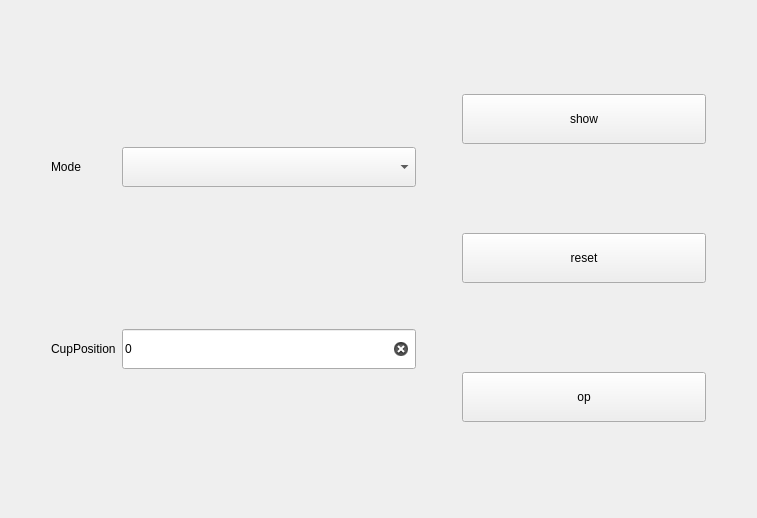
<?xml version="1.0" encoding="UTF-8"?>
<ui version="4.0">
 <class>SingleStepMixing</class>
 <widget class="QWidget" name="SingleStepMixing">
  <property name="geometry">
   <rect>
    <x>0</x>
    <y>0</y>
    <width>757</width>
    <height>518</height>
   </rect>
  </property>
  <property name="windowTitle">
   <string>Form</string>
  </property>
  <layout class="QHBoxLayout" name="horizontalLayout" stretch="0,3,0,2,0">
   <item>
    <spacer name="horizontalSpacer">
     <property name="orientation">
      <enum>Qt::Horizontal</enum>
     </property>
     <property name="sizeHint" stdset="0">
      <size>
       <width>40</width>
       <height>20</height>
      </size>
     </property>
    </spacer>
   </item>
   <item>
    <layout class="QGridLayout" name="gridLayout">
     <item row="0" column="1">
      <widget class="QComboBox" name="comboBox">
       <property name="minimumSize">
        <size>
         <width>0</width>
         <height>40</height>
        </size>
       </property>
       <property name="styleSheet">
        <string notr="true">QComboBox QAbstractItemView::item{height:50px;}</string>
       </property>
      </widget>
     </item>
     <item row="0" column="0">
      <widget class="QLabel" name="lab">
       <property name="text">
        <string>Mode</string>
       </property>
      </widget>
     </item>
     <item row="1" column="0">
      <widget class="QLabel" name="lab_2">
       <property name="text">
        <string>CupPosition</string>
       </property>
      </widget>
     </item>
     <item row="1" column="1">
      <widget class="QLineEdit" name="edit_0">
       <property name="minimumSize">
        <size>
         <width>0</width>
         <height>40</height>
        </size>
       </property>
       <property name="text">
        <string>0</string>
       </property>
       <property name="clearButtonEnabled">
        <bool>true</bool>
       </property>
      </widget>
     </item>
    </layout>
   </item>
   <item>
    <spacer name="horizontalSpacer_2">
     <property name="orientation">
      <enum>Qt::Horizontal</enum>
     </property>
     <property name="sizeHint" stdset="0">
      <size>
       <width>40</width>
       <height>20</height>
      </size>
     </property>
    </spacer>
   </item>
   <item>
    <layout class="QVBoxLayout" name="verticalLayout_2">
     <item>
      <widget class="QPushButton" name="btn_show">
       <property name="minimumSize">
        <size>
         <width>0</width>
         <height>50</height>
        </size>
       </property>
       <property name="text">
        <string>show</string>
       </property>
      </widget>
     </item>
     <item>
      <widget class="QPushButton" name="btn_reset">
       <property name="minimumSize">
        <size>
         <width>0</width>
         <height>50</height>
        </size>
       </property>
       <property name="text">
        <string>reset</string>
       </property>
      </widget>
     </item>
     <item>
      <widget class="QPushButton" name="btn">
       <property name="minimumSize">
        <size>
         <width>0</width>
         <height>50</height>
        </size>
       </property>
       <property name="text">
        <string>op</string>
       </property>
      </widget>
     </item>
    </layout>
   </item>
   <item>
    <spacer name="horizontalSpacer_3">
     <property name="orientation">
      <enum>Qt::Horizontal</enum>
     </property>
     <property name="sizeHint" stdset="0">
      <size>
       <width>40</width>
       <height>20</height>
      </size>
     </property>
    </spacer>
   </item>
  </layout>
 </widget>
 <resources/>
 <connections/>
</ui>
